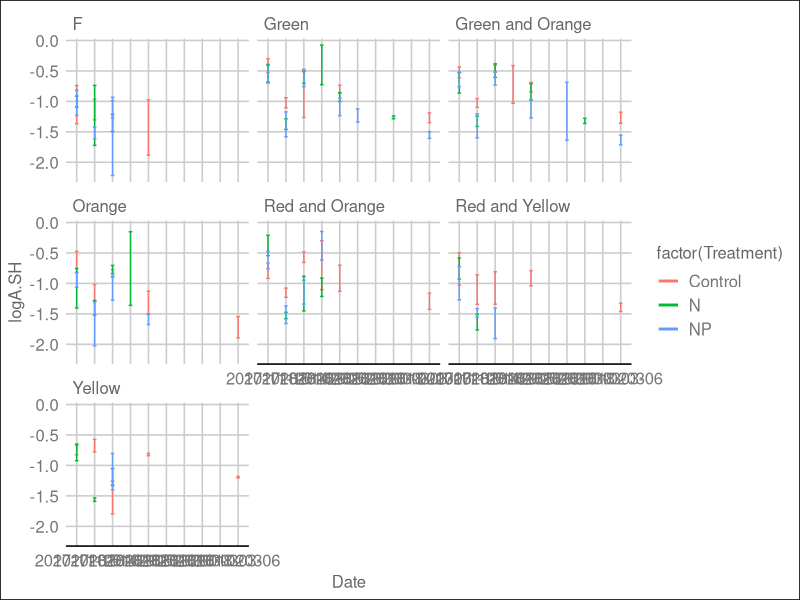
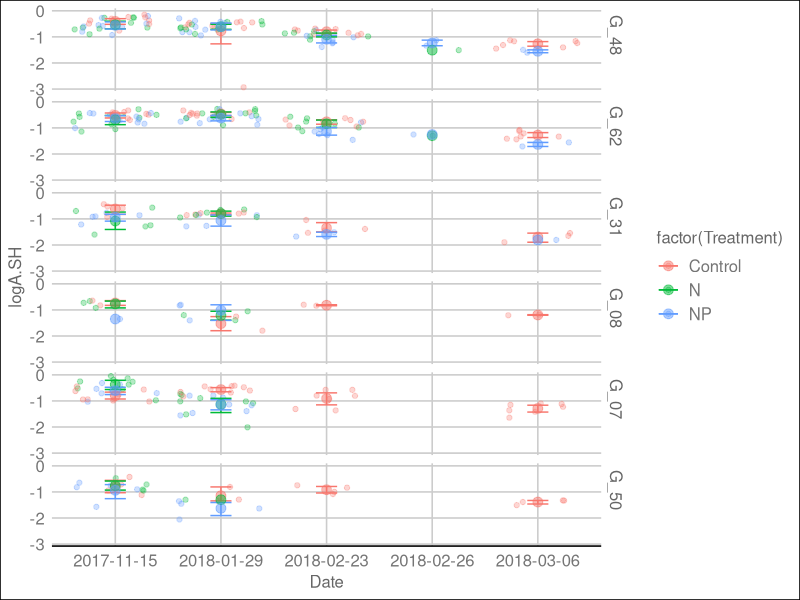
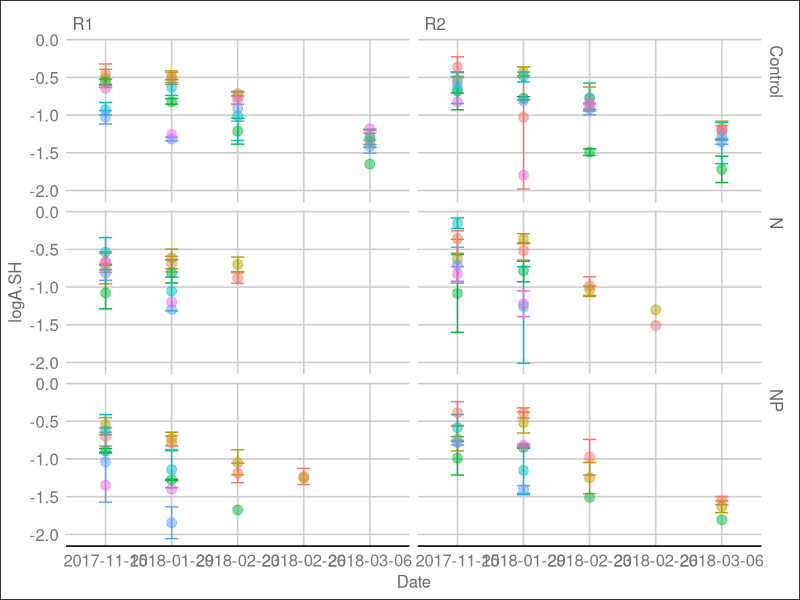
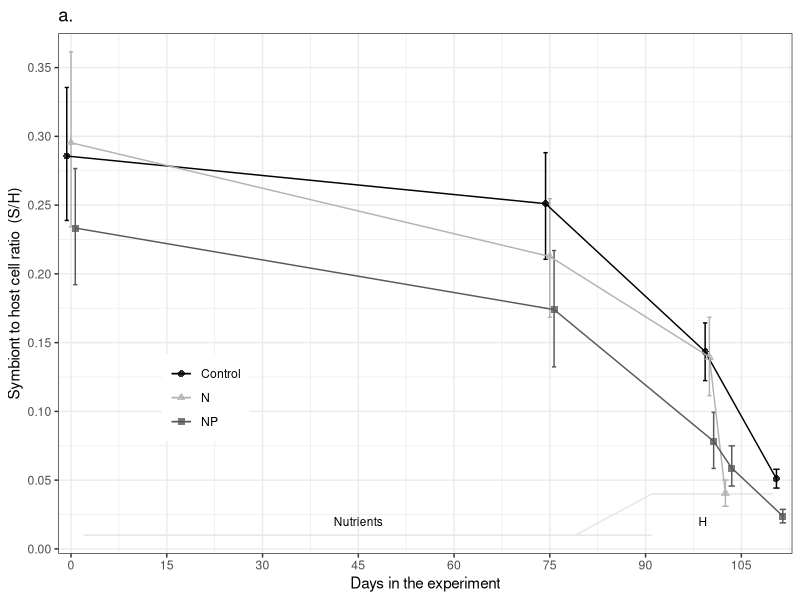
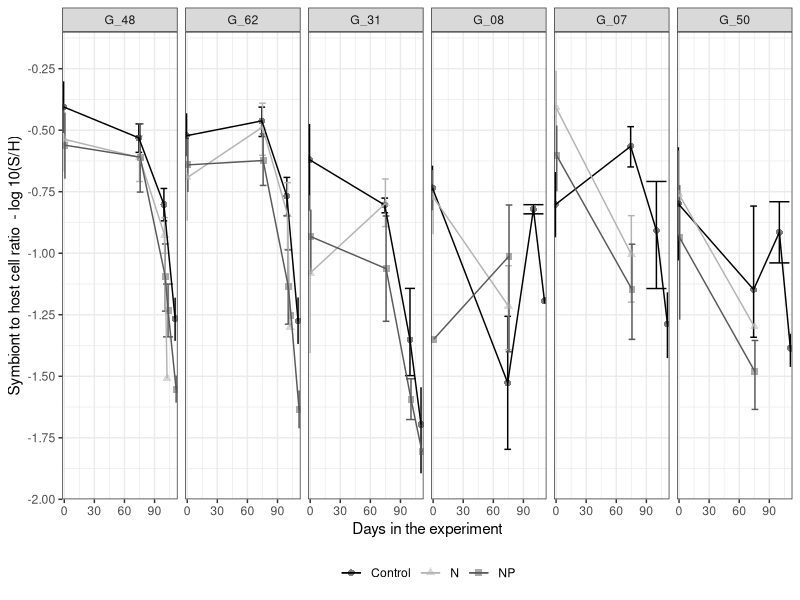

Write the R code that produced these figures, in order. (Note: this script raises an error after producing the figures.)
## ---- chunk 1
knitr::opts_chunk$set(echo = TRUE, warning=FALSE, message=FALSE)
## ---- chunk 2

    getwd()

    # Get all libraries and sources required to run the script
        library(plyr)
        library(dplyr)
        library(reshape2)
        library(ggplot2)
        library(ggthemes)
        library(lme4)
        library(lmerTest)
        library(emmeans)
        library(scales)
        library(skimr)


# Default ggplot settings

Fill.colour<-scale_colour_manual(values = c("black", "gray70", "gray35"))

    ggthe_bw<-theme(plot.background=element_blank(),
          panel.grid.major.y = element_blank(),
          panel.grid.major.x = element_blank(),
          panel.grid.minor.x = element_blank(),
          panel.grid.minor.y = element_blank(),
          legend.box.background = element_rect(),
          panel.background =element_rect(fill = NA, color = "black")
          )+
    theme_bw()
## ---- chunk 3

# Import S/H cell ratio data
Acer.data<-read.csv("Outputs/SH_cell_ratio.csv")

qPCR.variables  <- Acer.data[, c("Sample", "Treatment", "Replicate", "Genotype", "Fragment", "Date", "Days", "A.Acer", "logA.SH")]

# Variable types 
str(qPCR.variables)
  qPCR.variables$Colony<-as.factor(qPCR.variables$Genotype)
  qPCR.variables$DaysF<-as.factor(qPCR.variables$Days)

  summary(qPCR.variables)
  #skim(qPCR.variables)

## ---- chunk 4
logSHTreatment <- ggplot(qPCR.variables, aes(Date, logA.SH, colour=factor(Treatment))) +
       # geom_jitter(aes(colour=factor(Treatment))) +
       stat_summary(fun.data = "mean_cl_boot",geom = "errorbar", width = 0.2)+
       stat_summary(fun.y=mean, geom="line", size =1) +
       theme_gdocs() 
logSHTreatment + facet_wrap(~Genotype)

# Removing weird points (whole fragment samples, between bleaching) and colonies not used (F)
    qPCR.variables_2<-subset(qPCR.variables, Date!="2018-02-05")
    qPCR.variables_2<-subset(qPCR.variables_2, Date!="2017-12-14")
    qPCR.variables_2<-subset(qPCR.variables_2, Date!="2018-03-01")
    qPCR.variables_2<-subset(qPCR.variables_2, Date!="2018-03-02")
    qPCR.variables_2<-subset(qPCR.variables_2, Date!="2018-03-03")
    qPCR.variables_2<-subset(qPCR.variables_2, Colony!="F")
    #qPCR.variables_2<-subset(qPCR.variables_2, Colony!="Yellow")
    
    ## Genotype information
    MOTE<-read.csv("Genotype_Info.csv", header = TRUE)
    qPCR.variables_2<-merge(qPCR.variables_2, MOTE, 
                            by="Genotype", all.x=TRUE)
    
    qPCR.variables_2$MoteGen<-factor(as.character(
      qPCR.variables_2$MoteGen), 
                             levels=c("G_48", "G_62","G_31", 
                                      "G_08","G_07", "G_50"))  # D dominance order


logSH_Colony<- ggplot(qPCR.variables_2, aes (Date, logA.SH, colour=factor(Treatment))) +
  geom_jitter(alpha=0.3)+
  stat_summary(fun.data = "mean_cl_boot",geom = "errorbar", width = 0.2 )+
  stat_summary(fun.y=mean, geom="point", size =3, alpha=0.5) +
  stat_summary(fun.y=mean, geom="line") +   theme_gdocs()
logSH_Colony + facet_grid (MoteGen~.)

logSH_Colony<- ggplot(qPCR.variables_2, aes (Date, logA.SH, colour=factor(Colony))) +
  stat_summary(fun.data = "mean_cl_boot",geom = "errorbar", width = 0.2 )+
  stat_summary(fun.y=mean, geom="point", size =3, alpha=0.5) +
  stat_summary(fun.y=mean, geom="line") +   theme_gdocs()
logSH_Colony + facet_grid (Treatment~Replicate) +
  theme(legend.position = "none")
## ---- chunk 5
 # NOT log 10
Figure4 <- ggplot (qPCR.variables_2, aes(Days, A.Acer, colour=Treatment,
                                          shape=Treatment)) + 
    ggthe_bw + Fill.colour+ ggtitle("a.")+
    theme(legend.position=c(0.2, 0.3),
        legend.title = element_blank()) +
       #geom_jitter(aes(colour=factor(Replicate))) +
     
        
      annotate("segment", x = 2, xend = 91, y = 0.01, yend = 0.01,
                  colour = "gray90", linetype=1)+
      annotate("segment", x = 79, xend = 91, y = 0.01, yend = 0.04,
                  colour = "gray90", linetype=1)+
      annotate("segment", x = 91, xend = 110, y = 0.04, yend = 0.04,
                  colour = "gray90", linetype=1)+
      annotate("text", x = 45, y = 0.02, label = "Nutrients", size=3)+
      annotate("text", x = 99, y = 0.02, label = "H", size=3)+
  
    scale_y_continuous(breaks = seq(0, 0.4, 0.05),
                       #limits = c(0,0.5),
                       expand = c(0.01,0.01),
                   name=("Symbiont to host cell ratio  (S/H)")) +
    scale_x_continuous(name="Days in the experiment",
                         limits = c(-2,113),
                         breaks = seq(0, 110, 15),  
                         expand = c(0, 0)) +
    stat_summary(fun.data = "mean_cl_boot",geom = "errorbar", 
                    position = position_dodge(width = 2), width = 2 )+
    stat_summary(fun.y=mean, geom="point", size =2, alpha=0.8, 
                   position = position_dodge(width = 2)) +
    stat_summary(fun.y=mean, geom="line", 
                    position = position_dodge(width = 2))

Figure4

Figure4_gen<- ggplot (qPCR.variables_2, aes(Days, logA.SH , colour=Treatment,
                                          shape=Treatment)) + 
    ggthe_bw + Fill.colour+ 
    theme(legend.position="bottom",
       legend.title = element_blank()) +
        
      annotate("segment", x = 2, xend = 91, y = 0.01, yend = 0.01,
                  colour = "gray90", linetype=1)+
      annotate("segment", x = 79, xend = 91, y = 0.01, yend = 0.04,
                  colour = "gray90", linetype=1)+
      annotate("segment", x = 91, xend = 110, y = 0.04, yend = 0.04,
                  colour = "gray90", linetype=1)+
      annotate("text", x = 45, y = 0.02, label = "Nutrients", size=3)+
      annotate("text", x = 99, y = 0.02, label = "H", size=3)+
  
    scale_y_continuous(breaks = seq(-2, -0.1, 0.25),
                       limits = c(-2, -0.1),
                       expand = c(0,0),
                  name=("Symbiont to host cell ratio  - log 10(S/H)")) +
    scale_x_continuous(name="Days in the experiment",
                         limits = c(-2,113),
                         breaks = seq(0, 110, 30),  
                         expand = c(0, 0)) +
    stat_summary(fun.data = "mean_cl_boot", geom = "errorbar", width = 20, 
                    position = position_dodge(width = 2))+
    stat_summary(fun.y=mean, geom="point", size =2, alpha=0.5, 
                   position = position_dodge(width = 2)) +
    stat_summary(fun.y=mean, geom="line", 
                    position = position_dodge(width = 2))+
  facet_grid(~MoteGen)

Figure4_gen
  
  #ggsave(file="Outputs/Fig_4_SH_Acer.svg", plot=Figure4, width=3.5, height=3)
  #ggsave(file="Outputs/Fig_S3_SH_Acer_Genotype.svg", plot=Figure4_gen, width=6.1, height=3.5)

## ---- chunk 6
 
# Day as factor

LM_Acer.qpCR<-lmer(logA.SH ~ Treatment * DaysF + (1|Replicate) + (1|Colony/Fragment), data= qPCR.variables_2)
step(LM_Acer.qpCR)
anova(LM_Acer.qpCR)
ranova(LM_Acer.qpCR)
summary(LM_Acer.qpCR)

LM_Acer.qPCR2<-lmer(logA.SH ~ Treatment * DaysF + (1|Colony),
                      data= qPCR.variables_2)
step(LM_Acer.qPCR2)

# Multicomp
    Acer.SH.emm<-emmeans(LM_Acer.qPCR2, ~Treatment + DaysF)
      contrast(Acer.SH.emm, "tukey")
      pairs(Acer.SH.emm) # same than contrast(Acer.YII.emm, "tukey")
    Acer.SH_groups<-cld(Acer.SH.emm, by=NULL) # compact-letter display
    Acer.SH_groups<-Acer.SH_groups[order(Acer.SH_groups$Day, Acer.SH_groups$Treatment), ]
    Acer.SH_groups
    write.csv(Acer.SH_groups, "Outputs/Multicomp_AcerSH.csv", row.names = F)
      
      
# Effect plot options
emmip(LM_Acer.qPCR2, ~DaysF|Treatment, CIs = TRUE, aes(Colony=factor(Treatment))) + theme_gdocs() # interaction plot of predictions

# No-log10 data
LM_Acer.qPCR3<-lmer(A.Acer ~ Treatment * DaysF + (1|Colony),
                      data= qPCR.variables_2)
Acer.SH.emm2<-emmeans(LM_Acer.qPCR3, ~Treatment + DaysF)
      contrast(Acer.SH.emm2, "tukey")


## ---- chunk 7
############################
# Only nutrients

qPCR.nutrients<-subset(qPCR.variables_2, qPCR.variables_2$Days<80)

logSHTreatment <- ggplot(qPCR.nutrients, aes(Days, (A.Acer), colour=factor(Treatment))) +
       # geom_jitter(aes(colour=factor(Replicate))) +
       stat_summary(fun.data = "mean_cl_boot",geom = "errorbar", 
                    position = position_dodge(width = 1), width = 0.2 )+
      stat_summary(fun.y=mean, geom="point", size =3, alpha=0.5, 
                   position = position_dodge(width = 1)) +
       stat_summary(fun.y=mean, geom="line", size =1, alpha=0.5) + 
       theme_gdocs() 

logSHTreatment + ylab("Relative (A/H)") + xlab("Days in nutrient treatment") +  
      theme(axis.title.y=element_text(size=12), legend.position="none")
                       

logSHTreatment <- ggplot(qPCR.nutrients, aes(Days, logA.SH, colour=factor(Treatment))) +
       # geom_jitter(aes(colour=factor(Replicate))) +
       stat_summary(fun.data = "mean_cl_boot",geom = "errorbar", 
                    position = position_dodge(width = 1), width = 0.2 )+
      stat_summary(fun.y=mean, geom="point", size =3, alpha=0.5, 
                   position = position_dodge(width = 1)) +
       stat_summary(fun.y=mean, geom="line", size =1, alpha=0.5) + 
       theme_gdocs() 

logSHTreatment + ylab("log10 (A/H)") + xlab("Days in nutrient treatment") +  
      theme(axis.title.y=element_text(size=12), legend.position="none")

## ---- chunk 8
############################
# Bleaching

qPCR.bleaching<-subset(qPCR.variables_2, qPCR.variables_2$Days>70)

Bleaching <- ggplot(qPCR.bleaching, aes(Days, (A.Acer), colour=factor(Treatment))) +
       # geom_jitter(aes(colour=factor(Replicate))) +
       stat_summary(fun.data = "mean_cl_boot",geom = "errorbar", 
                    position = position_dodge(width = 1), width = 0.2 )+
      stat_summary(fun.y=mean, geom="point", size =3, alpha=0.5, 
                   position = position_dodge(width = 1)) +
       stat_summary(fun.y=mean, geom="line", size =1, alpha=0.5) + 
       theme_gdocs() 

Bleaching + ylab("Relative (A/H)") + xlab("Days in nutrient treatment") +  
      theme(axis.title.y=element_text(size=12), legend.position="none")
                       

Bleaching <- ggplot(qPCR.bleaching, aes(Days, logA.SH, colour=factor(Treatment))) +
       # geom_jitter(aes(colour=factor(Replicate))) +
       stat_summary(fun.data = "mean_cl_boot",geom = "errorbar", 
                    position = position_dodge(width = 1), width = 0.2 )+
      stat_summary(fun.y=mean, geom="point", size =3, alpha=0.5, 
                   position = position_dodge(width = 1)) +
       stat_summary(fun.y=mean, geom="line", size =1, alpha=0.5) + 
       theme_gdocs() 

Bleaching + ylab("log10 (A/H)") + xlab("Days in nutrient treatment") +  
      theme(axis.title.y=element_text(size=12), legend.position="none")

# Bleaching model 
    M_Acer.qpCR<-lmer(logA.SH ~ Treatment * DaysF + (1|Replicate) + (1|Colony/Fragment), data= qPCR.bleaching)
    step(LM_Acer.qpCR)
    anova(LM_Acer.qpCR)
    ranova(LM_Acer.qpCR)
    summary(LM_Acer.qpCR)
    
    LM_Acer.qPCR2<-lmer(logA.SH ~ Treatment + DaysF + (1|Colony),
                          data= qPCR.variables_2)
    step(LM_Acer.qPCR2)
    
    
    # Multicomp
        Acer.SH.emm<-emmeans(LM_Acer.qPCR2, ~Treatment + DaysF)
          contrast(Acer.SH.emm, "tukey")
          pairs(Acer.SH.emm) # same than contrast(Acer.YII.emm, "tukey")
        Acer.SH_groups<-cld(Acer.SH.emm, by=NULL) # compact-letter display
        Acer.SH_groups<-Acer.SH_groups[order(Acer.SH_groups$Day, Acer.SH_groups$Treatment), ]
        Acer.SH_groups
        write.csv(Acer.SH_groups, "Outputs/Multicomp_AcerSH.csv", row.names = F)
          
          
    # Effect plot options
    emmip(LM_Acer.qPCR2, ~DaysF|Treatment, CIs = TRUE, aes(Colony=factor(Treatment))) + theme_gdocs() # interaction plot of predictions
